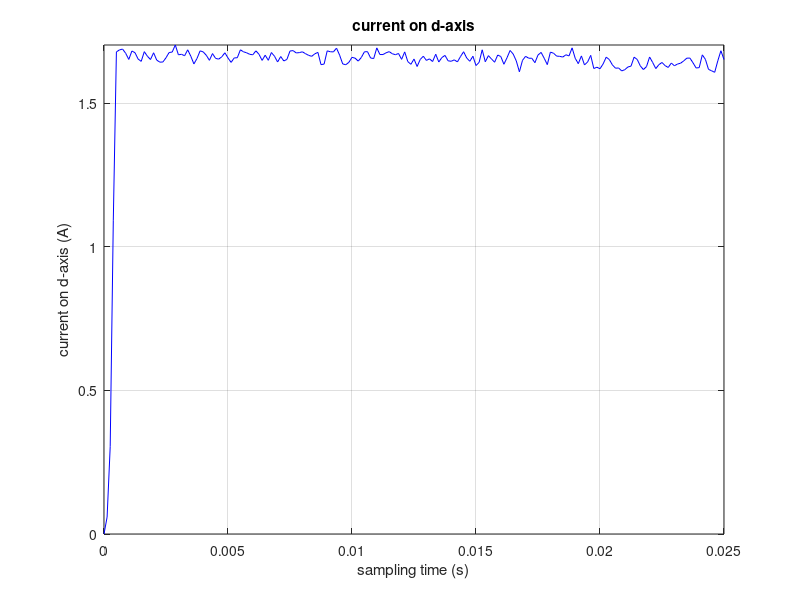

Recreate this plot in MATLAB.
d_current_Ts = 1/8000; %8khz
d_voltage_calib = 3; %3v

d_current_data = [
0.0 
0.0588480
 0.3042538
 1.0926094
 1.6786340
 1.6856057
 1.6884057
 1.6735821
 1.6523929
 1.6817086
 1.6758340
 1.6537641
 1.6456954
 1.6794567
 1.6635361
 1.6521186
 1.6755595
 1.6501412
 1.6428952
 1.6434439
 1.6582675
 1.6763824
 1.6780853
 1.7026234
 1.6685880
 1.6702334
 1.6652391
 1.6858800
 1.6635361
 1.6367464
 1.6557415
 1.6822567
 1.6786340
 1.6668847
 1.6493184
 1.6727594
 1.6560159
 1.6534900
 1.6616162
 1.6755595
 1.6573872
 1.6420724
 1.6576614
 1.6582675
 1.6858800
 1.6789082
 1.6755595
 1.6702334
 1.6685880
 1.6822567
 1.6702334
 1.6490440
 1.6671591
 1.6493184
 1.6763824
 1.6635361
 1.6434439
 1.6624390
 1.6470668
 1.6523929
 1.6817086
 1.6830797
 1.6750110
 1.6761081
 1.6789082
 1.6724853
 1.6666105
 1.6632618
 1.6719365
 1.6769312
 1.6342206
 1.6361978
 1.6822567
 1.6791824
 1.6786340
 1.6917547
 1.6674332
 1.6367464
 1.6339462
 1.6423468
 1.6596389
 1.6568389
 1.6465182
 1.6590905
 1.6789082
 1.6794567
 1.6573872
 1.6554672
 1.6925774
 1.6694107
 1.6694107
 1.6755595
 1.6794567
 1.6722107
 1.6688620
 1.6730337
 1.6526671
 1.6786340
 1.6448154
 1.6353749
 1.6537641
 1.6277974
 1.6521186
 1.6635361
 1.6490440
 1.6543128
 1.6451469
 1.6705077
 1.6434439
 1.6590905
 1.6663364
 1.6476154
 1.6459697
 1.6509642
 1.6437182
 1.6624390
 1.6791824
 1.6573872
 1.6459697
 1.6635361
 1.6311462
 1.6420724
 1.6858800
 1.6442668
 1.6655134
 1.6540384
 1.6426210
 1.6676843
 1.6625478
 1.6356041
 1.6582202
 1.6835645
 1.6710524
 1.6469874
 1.6093000
 1.6492450
 1.6631875
 1.6566209
 1.6564515
 1.6410603
 1.6676843
 1.6768286
 1.6564515
 1.6343244
 1.6777881
 1.6741004
 1.6639965
 1.6631875
 1.6606286
 1.6686439
 1.6646362
 1.6927087
 1.6564515
 1.6376924
 1.6646362
 1.6331957
 1.6434687
 1.6665556
 1.6207757
 1.6252589
 1.6200449
 1.6366132
 1.6602268
 1.6520669
 1.6332807
 1.6218327
 1.6226547
 1.6124396
 1.6166665
 1.6260597
 1.6290536
 1.6602268
 1.6524777
 1.6299078
 1.6171297
 1.6273980
 1.6609405
 1.6415453
 1.6205524
 1.6342434
 1.6417732
 1.6308207
 1.6244315
 1.6397197
 1.6303642
 1.6362969
 1.6392632
 1.6473115
 1.6568219
 1.6571157
 1.6407309
 1.6226032
 1.6237972
 1.6682880
 1.6527182
 1.6177544
 1.6128082
 1.6075942
 1.6476020
 1.6825659
 1.6519874
    ]

% valid_d_current_data = valid_d_current_data(1:length(d_current_data))



d_voltage_input_array = [];
d_current_time_array = [];
for i=1:length(d_current_data)
    d_current_time_array(i) = (i-1)*d_current_Ts;
    d_voltage_input_array(i) = d_voltage_calib;
end
d_voltage_input_array(1) = 0;
d_current_time_array = d_current_time_array';
d_voltage_input_array = d_voltage_input_array';
f6 = figure;
plot(d_current_time_array, d_current_data, 'b')
title('current on d-axis');
xlabel('sampling time (s)') ;
ylabel('current on d-axis (A)') ;
axis([0 d_current_time_array(end)  0 inf])
grid on